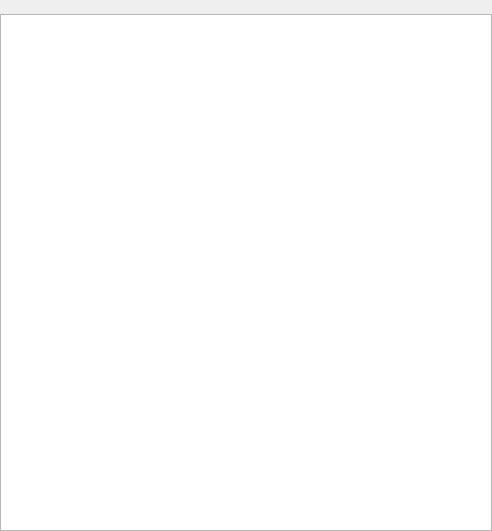
<?xml version="1.0" encoding="UTF-8"?>
<ui version="4.0">
 <class>GraphicsImageViewerWidget</class>
 <widget class="QWidget" name="GraphicsImageViewerWidget">
  <property name="geometry">
   <rect>
    <x>0</x>
    <y>0</y>
    <width>492</width>
    <height>531</height>
   </rect>
  </property>
  <property name="sizePolicy">
   <sizepolicy hsizetype="Expanding" vsizetype="Expanding">
    <horstretch>0</horstretch>
    <verstretch>0</verstretch>
   </sizepolicy>
  </property>
  <property name="minimumSize">
   <size>
    <width>0</width>
    <height>0</height>
   </size>
  </property>
  <property name="contextMenuPolicy">
   <enum>Qt::CustomContextMenu</enum>
  </property>
  <property name="windowTitle">
   <string>ImageViewerWidget</string>
  </property>
  <layout class="QGridLayout" name="gridLayout">
   <property name="leftMargin">
    <number>0</number>
   </property>
   <property name="topMargin">
    <number>0</number>
   </property>
   <property name="rightMargin">
    <number>0</number>
   </property>
   <property name="bottomMargin">
    <number>0</number>
   </property>
   <property name="spacing">
    <number>0</number>
   </property>
   <item row="0" column="0">
    <layout class="QVBoxLayout" name="verticalLayout">
     <property name="spacing">
      <number>0</number>
     </property>
     <item>
      <widget class="QLabel" name="_topLabel">
       <property name="sizePolicy">
        <sizepolicy hsizetype="Preferred" vsizetype="Preferred">
         <horstretch>0</horstretch>
         <verstretch>0</verstretch>
        </sizepolicy>
       </property>
       <property name="toolTip">
        <string>Image size</string>
       </property>
       <property name="whatsThis">
        <string>Displays image size</string>
       </property>
       <property name="lineWidth">
        <number>0</number>
       </property>
       <property name="midLineWidth">
        <number>0</number>
       </property>
       <property name="text">
        <string/>
       </property>
       <property name="scaledContents">
        <bool>true</bool>
       </property>
       <property name="alignment">
        <set>Qt::AlignLeading|Qt::AlignLeft|Qt::AlignTop</set>
       </property>
       <property name="wordWrap">
        <bool>true</bool>
       </property>
       <property name="textInteractionFlags">
        <set>Qt::TextSelectableByKeyboard|Qt::TextSelectableByMouse</set>
       </property>
      </widget>
     </item>
     <item>
      <widget class="QGraphicsView" name="_imageGraphicsView">
       <property name="sizePolicy">
        <sizepolicy hsizetype="Preferred" vsizetype="Preferred">
         <horstretch>1</horstretch>
         <verstretch>1</verstretch>
        </sizepolicy>
       </property>
       <property name="sizeAdjustPolicy">
        <enum>QAbstractScrollArea::AdjustToContents</enum>
       </property>
       <property name="backgroundBrush">
        <brush brushstyle="SolidPattern">
         <color alpha="255">
          <red>128</red>
          <green>128</green>
          <blue>128</blue>
         </color>
        </brush>
       </property>
       <property name="alignment">
        <set>Qt::AlignLeading|Qt::AlignLeft|Qt::AlignTop</set>
       </property>
       <property name="dragMode">
        <enum>QGraphicsView::ScrollHandDrag</enum>
       </property>
       <property name="cacheMode">
        <set>QGraphicsView::CacheBackground</set>
       </property>
       <property name="transformationAnchor">
        <enum>QGraphicsView::AnchorUnderMouse</enum>
       </property>
       <property name="resizeAnchor">
        <enum>QGraphicsView::AnchorUnderMouse</enum>
       </property>
       <property name="viewportUpdateMode">
        <enum>QGraphicsView::BoundingRectViewportUpdate</enum>
       </property>
      </widget>
     </item>
    </layout>
   </item>
  </layout>
 </widget>
 <resources/>
 <connections/>
</ui>
